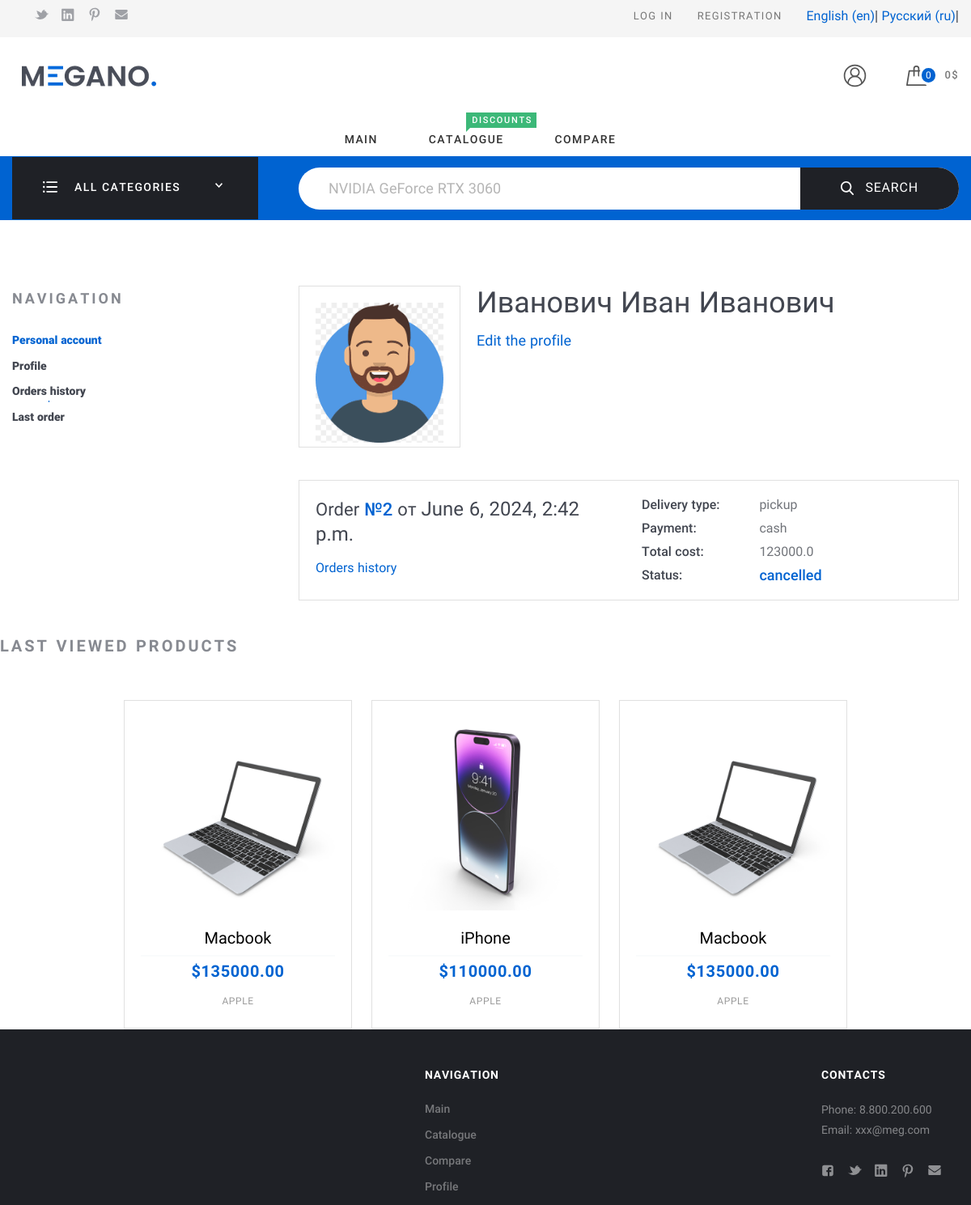
/en/profile/details/6/ (signed in), run on the app's committed database.
### shopapp/models.py (models this page shows, shortened)
class Profile(models.Model):
    default_phone_validator = RegexValidator(
        r"\+(\d){1,3} \((\d){2,3}\) (\d{3}) (\d{2}) (\d){2}$",
        message=_("Введите правильный номер. Пример: +7 (999) 999 99 99"),
    )
    user = models.OneToOneField(
        User, on_delete=models.CASCADE, verbose_name=_("пользователь")
    )
    avatar = models.ImageField(
        null=True, blank=True, upload_to=avatar_directory_path, verbose_name=_("аватар")
    )
    default_phone_validator = RegexValidator(
        r"\+(\d){1,3} \((\d){2,3}\) (\d{3}) (\d{2}) (\d){2}$",
        message=_("Введите правильный номер. Пример: +7 (999) 999 99 99"),
    )
    phone = models.CharField(
        validators=[default_phone_validator], max_length=60, null=True, blank=True
    )
    middle_name = models.CharField(
        max_length=255, verbose_name=_("отчество"), null=True
    )
    seller = models.ForeignKey(
        Seller,
        null=True,
        blank=True,
        on_delete=models.PROTECT,
        verbose_name=_("продавец"),
    )
    class Meta:
        verbose_name = _("профиль")
        verbose_name_plural = _("Профили")

class Product(models.Model):
    class Meta:
        verbose_name = _("продукт")
        verbose_name_plural = _("Продукты")
    name = models.CharField(max_length=100, db_index=True, verbose_name=_("имя"))
    description = models.TextField(null=False, blank=True, verbose_name=_("описание"))
    archived = models.BooleanField(default=False, verbose_name=_("архивирован"))
    preview = models.ForeignKey(
        ProductImage, on_delete=models.CASCADE, verbose_name=_("предпросмотр")
    )
    images = models.ManyToManyField(
        ProductImage, blank=True, related_name="products", verbose_name=_("картинки")
    )
    category = models.ForeignKey(
        Categories,
        on_delete=models.PROTECT,
        related_name="product_category",
        verbose_name=_("категория"),
    )
    details = models.JSONField(blank=True, verbose_name=_("детали"), default=dict)
    created_at = models.DateTimeField(auto_now_add=True)

class ProductImage(models.Model):
    class Meta:
        verbose_name = _("продукт-картинку")
        verbose_name_plural = _("Продукты-картинки")
    image = models.ImageField(
        upload_to=product_images_directory_path, verbose_name=_("картинка")
    )
    is_preview = models.BooleanField(default=False, verbose_name=_("предпросмотр"))

class Categories(models.Model):
    class Meta:
        verbose_name = _("категорию")
        verbose_name_plural = _("Категории")
    name = models.CharField(max_length=50, null=True, blank=True, verbose_name=_("имя"))
    archived = models.BooleanField(default=False, verbose_name=_("архивирован"))
    parent = models.ForeignKey(
        "self",
        null=True,
        blank=True,
        related_name="subcategories",
        on_delete=models.PROTECT,
    )
    def __str__(self):
        return self.name

### pay/models.py (models this page shows)
class Order(models.Model):
    class Meta:
        get_latest_by = "created_at"
        verbose_name = _("заказ")
        verbose_name_plural = _("Заказы")
    user = models.ForeignKey(
        User,
        null=True,
        blank=True,
        on_delete=models.PROTECT,
        related_name="orders",
        verbose_name=_("пользователь"),
    )
    city = models.CharField(max_length=100, verbose_name=_("город"))
    address = models.CharField(max_length=100, verbose_name=_("адрес"))
    payment_type = models.CharField(
        choices=PaymentChoices.choices,
        default=PaymentChoices.CASH,
        max_length=100,
        verbose_name=_("оплата"),
    )
    payment_status = models.CharField(
        choices=PaymentStatus.choices,
        default=PaymentStatus.CANCELLED,
        max_length=100,
        verbose_name=_("статус оплаты"),
    )
    delivery = models.CharField(
        choices=DeliveryChoices.choices,
        default=DeliveryChoices.PICKUP,
        max_length=100,
        verbose_name=_("доставка"),
    )
    created_at = models.DateTimeField(auto_now_add=True, verbose_name=_("создан"))
    comment = models.CharField(max_length=200, verbose_name=_("комментарий"))
    reference_num = models.CharField(max_length=100, verbose_name=_("номер заказа"))

class OrderItem(models.Model):
    class Meta:
        verbose_name = _("заказ-товар")
        verbose_name_plural = _("Заказы-товары")
    order = models.ForeignKey(
        Order,
        null=True,
        blank=True,
        on_delete=models.CASCADE,
        related_name="order_items",
        verbose_name=_("заказ"),
    )
    price = models.FloatField(verbose_name=_("цена"))
    old_price = models.FloatField(verbose_name=_("старая цена"))
    count = models.IntegerField(verbose_name=_("количество"))
    product = models.ForeignKey(
        ProductSeller,
        null=True,
        blank=True,
        on_delete=models.PROTECT,
        related_name="order_items",
        verbose_name=_("продукт"),
    )

### shopapp/views.py (the view)
# urls.py: path("profile/details/<int:pk>/", AccountDetailView.as_view(), name="profile"),
class AccountDetailView(UserPassesTestMixin, DetailView):
    model = User
    template_name = "shopapp/account.html"
    def test_func(self):
        return self.request.user.is_authenticated
    def get_context_data(self, **kwargs):
        context = super().get_context_data(**kwargs)
        context["profile"] = self.request.user.profile
        view_history = self.request.user.view_history.select_related(
            "product"
        ).order_by("-creation_date")[:3]
        three_viewed = []
        if view_history:
            for history in view_history:
                history.product.price = (
                    ProductSeller.objects.only("price")
                    .filter(product=history.product)
                    .first()
                )
                history.product.price = history.product.price.price
                three_viewed.append(history.product)
            context["three_viewed"] = three_viewed
        orders = self.request.user.orders.all()
        if orders.exists():
            last_order = orders.latest("created_at")
            context["last_order"] = last_order
            last_order_item = last_order.order_items.latest("id")
            context["last_order_item"] = last_order_item
        return context

### shopapp/templates/shopapp/account.html (shortened to what this page needs)
<!DOCTYPE html>
{% extends 'shopapp/base_main.html' %}
{% load static %}
{% load i18n %}
{% block middle %}
<body class="Site">
    <div class="Middle Middle_top">
        <div class="Section Section_column Section_columnLeft">
            <div class="wrap">
                <div class="Section-column">
                    <div class="Section-columnSection">
                        <header class="Section-header">
                            <strong class="Section-title">{% translate 'Navigation' %}
                            </strong>
                        </header>
                        <div class="Section-columnContent">
                            <div class="NavigateProfile">
                                <ul class="menu menu_vt">
                                    <li class="menu-item_ACTIVE menu-item"><a class="menu-link" href="{% static 'account.html' %}">{% translate 'Personal account' %}</a>
                                    </li>
                                    <li class="menu-item"><a class="menu-link" href="{% url 'shopapp:profile_update'%}">{% translate 'Profile' %}</a>
                                    </li>
                                    <li class="menu-item"><a class="menu-link" href="{% url 'shopapp:history_order'%}">{% translate 'Orders history' %}</a>
                                    </li>
                                    <li class="menu-item"><a class="menu-link" href="{% url 'shopapp:last_order_details' pk=user.pk%}">{% translate 'Last order' %}</a>
                                    </li>
                                </ul>
                            </div>
                        </div>
                    </div>
                </div>
                <div class="Section-content">
                    <div class="Account">
                        <div class="Account-group">
                            <div class="Account-column">
                                {% if profile.avatar %}
                                	<div class="Account-avatar"><img src="{{ profile.avatar.url }}" alt="profile image" />
                                {% else %}
                                    <div class="Account-avatar"><img src="" alt="profile image" />
                                {% endif %}
                                </div>
                            </div>
                            <div class="Account-column">
                                <div class="Account-name">{{ profile.user.last_name }} {{ profile.user.first_name }}
                                    {% if profile.middle_name %}
                                    {{ profile.middle_name }}
                                    {% endif %}
                                </div><a class="Account-editLink" href="{% url 'shopapp:profile_update' %}">{% translate 'Edit the profile' %}</a>
                            </div>
                        </div>
                        {% if last_order %}
                        <div class="Account-group">
                            <div class="Account-column Account-column_full">
                                    <div class="Order Order_anons">
                                        <div class="Order-personal">
                                            <div class="row">
                                                <div class="row-block"><a class="Order-title" href="{% url 'shopapp:order_details' pk=last_order.pk %}">{% translate 'Order' %}&#32;<span class="Order-numberOrder">№{{ last_order.id }}</span>&#32;от&#32;<span class="Order-dateOrder">{{ last_order.created_at }}</span></a>
                                                    <div class="Account-editLink"><a href="{% url 'shopapp:history_order' %}">{% translate 'Orders history' %}</a>
                                                    </div>
                                                </div>
                                                <div class="row-block">
                                                    <div class="Order-info Order-info_delivery">
                                                        <div class="Order-infoType">{% translate 'Delivery type:' %}
                                                        </div>
                                                        <div class="Order-infoContent">{{ last_order.delivery }}
                                                        </div>
                                                    </div>
                                                    <div class="Order-info Order-info_pay">
                                                        <div class="Order-infoType">{% translate 'Payment:' %}
                                                        </div>
                                                        <div class="Order-infoContent">{{ last_order.payment_type }}
                                                        </div>
                                                    </div>
                                                    <div class="Order-info">
                                                        <div class="Order-infoType">{% translate 'Total cost:' %}
                                                        </div>
                                                        <div class="Order-infoContent">{{ last_order_item.price }}
                                                        </div>
                                                    </div>
                                                    <div class="Order-info Order-info_status">
                                                        <div class="Order-infoType">{% translate 'Status:' %}
                                                        </div>
                                                        <div class="Order-infoContent">{{ last_order.payment_status }}
                                                        </div>
                                                    </div>
                                                </div>
                                            </div>
                                        </div>
                                    </div>
                                {% endif %}
                            </div>
                        </div>
                    </div>
                </div>
            </div>
        </div>
    </div>
    <div class="Section-content">
                <div class="Section-columnSection">
                    <header class="Section-header">
                        <h2 class="Section-title">{% translate 'Last viewed products' %}
                        </h2>
                    </header>
                </div>
                        <div class="Cards">
                            {% if three_viewed %}
                                {% for product in three_viewed %}
                                    {% if product.preview.image %}
                                            <div class="Card">
                                                <a class="Card-picture" href="{% url 'shopapp:product' product.pk %}">
                                                    <img src="{{ product.preview.image.url }}" alt="card.jpg" />
                                                </a>
                                                {% endif %}
                                                <div class="Card-content">
                                                    <strong class="Card-title"><a href="{% url 'shopapp:product' product.pk %}">{{ product.name }}</a>
                                                    </strong>
                                                    <div class="Card-description">
                                                        <div class="Card-cost"><span class="Card-price">${{ product.price }}</span>
                                                        </div>
                                                        <div class="Card-category">{{ product.category }}
                                                        </div>
                                                    </div>
                                                </div>
                                            </div>
                                {% endfor %}
                            {% else %}
                                <div class="Card">{% translate 'No views yet' %}</div>
                            {% endif %}
                        </div>
    </div>
           {% endblock %}

### data on the page
Profile: avatar (picture), user.last_name "Иванович", user.first_name "Иван", middle_name "Иванович"
Order: id "2", created_at "June 6, 2024, 2:42 p.m.", delivery "pickup", payment_type "cash", payment_status "cancelled"
OrderItem: price "123000.0"
Product: preview.image (picture), name "Macbook", price "135000.00", category "APPLE"
Product: preview.image (picture), name "iPhone", price "110000.00", category "APPLE"

### other printed values
{{ lang.1 }} "English" "Русский"
{{ lang.0 }} "en" "ru"
{{ cart|length }} "0"
{{ cart.get_total_price }} "0"
